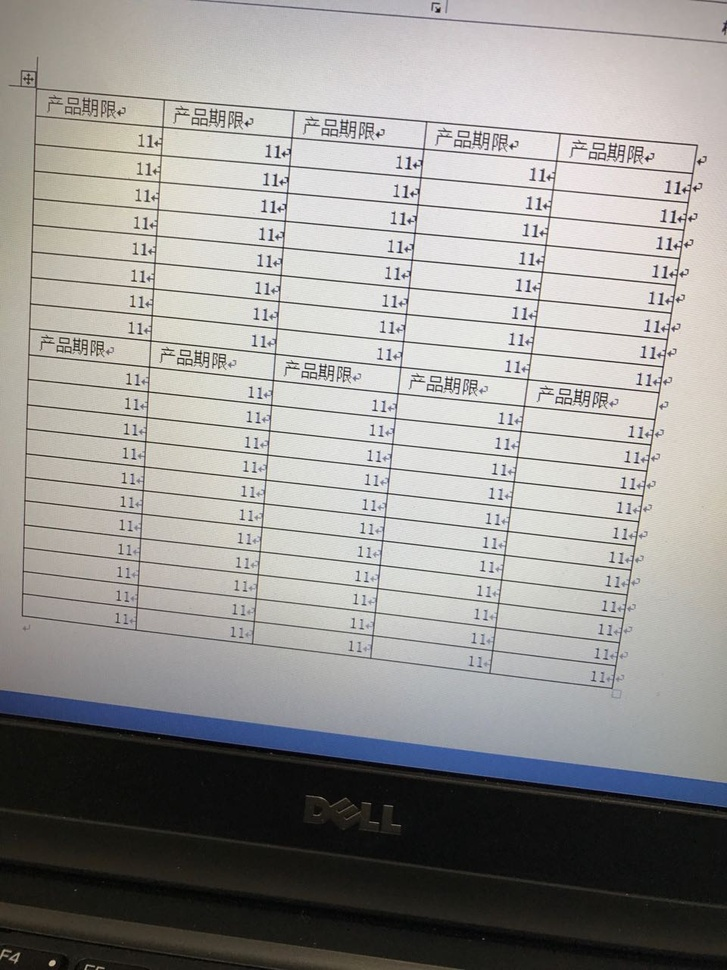
#> input picture picReg/pyopenCV/trans2.jpg, 727 x 970 px, shrunk from 960 x 1280 before the run, found by its file name
$ python transform_Img.py   (Python 2 division)
#> lines starting #> are read from the running program, lines starting #| are printed output that depends on the picture
#-*- coding:utf-8 -*-
'''
Created on 2017年1月4日

@author: song
'''
# If you have PCV installed, these imports should work
from PCV.geometry import homography, warp
from PCV.localdescriptors import sift
from scipy import ndimage
from PIL import Image
from pylab import *
import cv2
imgpath='D:/picreg/photoreg/data/trans2.jpg'
# im = array(Image.open(imgpath).convert('L'))
im=array(cv2.cvtColor(cv2.imread(imgpath),cv2.COLOR_BGR2GRAY))
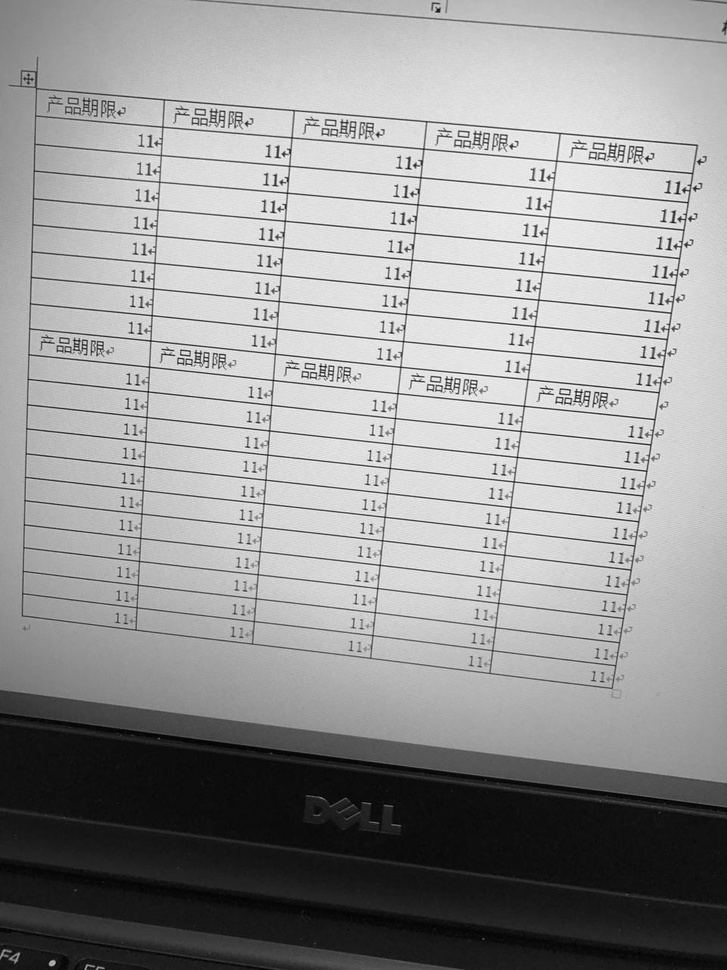
#> im: shape (970, 727); min 0, max 255, mean 152.4
# im = array(Image.open(imgpath))
# 标记角点
def f(zz,j):
#> called with j = 0
    x=[]
    for i in zz:
        x.append(i[j])
    return x
figure()
imshow(im)
zz=[(46.873004354136356, 106.55370101596532), (924.66690856313494, 190.15312046444137), (808.55660377358481, 905.39259796806971), (23.650943396226467, 803.21552975326563)]
x=f(zz,0)
y=f(zz,1)
plot(x,y,'r*')
# 添加标题，显示绘制的图像
title('Plotting: "empire.jpg"')
gray()
show()
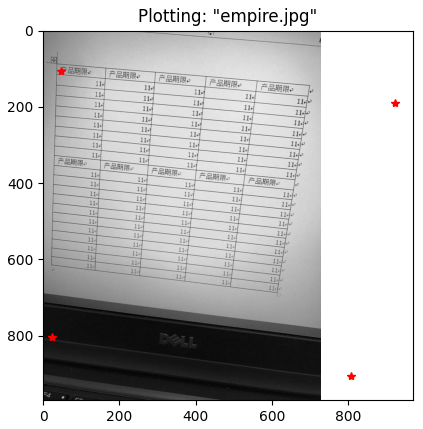
#> figure drawn by matplotlib, 1 panel

#> (the run stopped early here; a loop or call above may not have finished)
